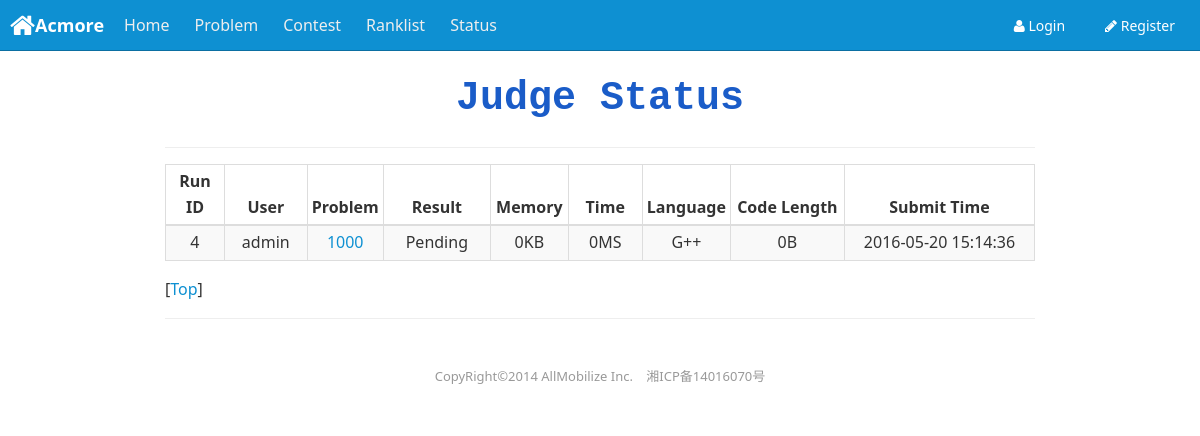
The app's page /Web/version_0/Acmore/status.php, older data.
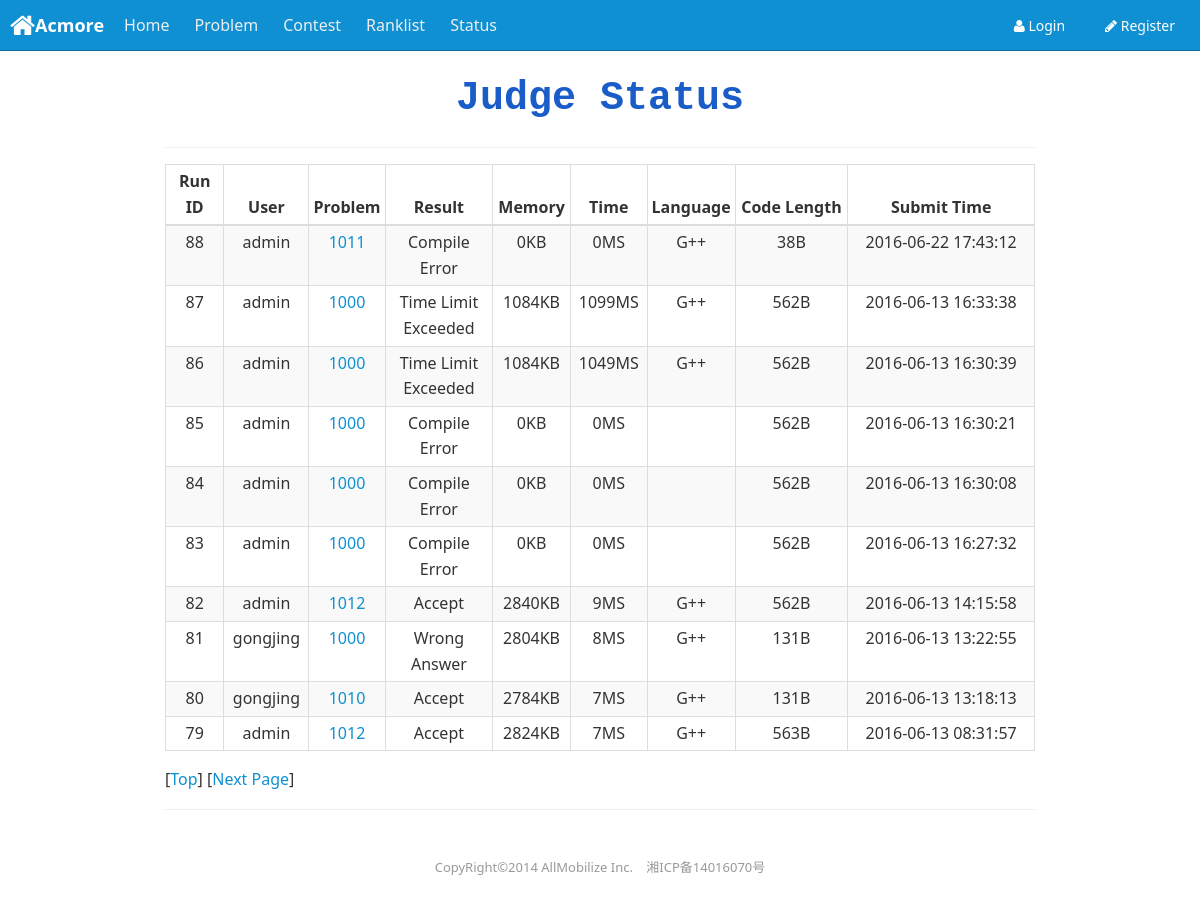
The same page, newer data.
### tables this page shows
CREATE TABLE `solution` (
  `solution_id` int(11) NOT NULL AUTO_INCREMENT,
  `problem_id` int(11) NOT NULL,
  `username` varchar(20) NOT NULL DEFAULT '0',
  `time` int(11) DEFAULT '0',
  `memory` int(11) DEFAULT '0',
  `in_date` datetime DEFAULT NULL,
  `result` int(11) DEFAULT '0',
  `language` int(11) DEFAULT NULL,
  `ip` varchar(20) DEFAULT NULL,
  `contest_id` int(11) DEFAULT NULL,
  `code_length` int(11) DEFAULT '0',
  PRIMARY KEY (`solution_id`)
);

### Web/version_0/Acmore/include/db_info.php (called while the page is built, shortened)
<?php @session_start();
function trans_to_php_fmt($str) {
	return stripslashes($str);
}
function solution_query($lower, $upper) {
	$sql = "";
	if(!$lower || !$upper || $lower > $upper) {
		$sql = "
			SELECT solution_id, username, problem_id, result, memory, time, language, code_length, in_date
			FROM solution
			ORDER BY solution_id DESC LIMIT 10";
	}
	else {
		$sql = "
			SELECT solution_id, username, problem_id, result, memory, time, language, code_length, in_date
			FROM solution
			WHERE $lower <= solution_id AND solution_id <= $upper
			ORDER BY solution_id DESC";
	}
	$solutions = array();
	$result = $GLOBALS["conn"]->query($sql);
	if ($result && $result->num_rows > 0) {
		while ($row = $result->fetch_assoc()) {
			$s = array();
			$s["solution_id"] 	= $row["solution_id"];
			$s["username"] 		= trans_to_php_fmt($row["username"]);
			$s["problem_id"] 	= $row["problem_id"];
			$s["result"] 		= $row["result"];
			$s["memory"] 		= $row["memory"];
			$s["time"] 			= $row["time"];
			$s["language"] 		= $row["language"];
			$s["code_length"] 	= $row["code_length"];
			$s["submit_time"] 	= $row["in_date"];
			array_push($solutions, $s);
		}
	}
	return $solutions;
}
?>

### Web/version_0/Acmore/status.php (the view, shortened to what this page needs)
<?php
require_once ("include/db_info.php");
function add_solution() {
	$str = "";
	$solutions = solution_query($GLOBALS["last"], $GLOBALS["first"]);
	foreach ($solutions as $s) {
		$s_id 		= $s["solution_id"];
		$username 	= $s["username"];
		$p_id 		= $s["problem_id"];
		$result		= $GLOBALS["id_result"][$s["result"]];
		$memory		= $s["memory"];
		$time		= $s["time"];
		$lang		= $GLOBALS["id_language"][$s["language"]];
		$code_length= $s["code_length"];
		$submit_time= $s["submit_time"];
		$str .= "<tr><td>$s_id</td><td>$username</td><td><a href=showproblem.php?pid=$p_id>$p_id</a></td>";
		$str .= "<td>$result</td><td>{$memory}KB</td><td>{$time}MS</td><td>$lang</td><td>{$code_length}B</td><td>$submit_time</td></tr>";
	}
	echo $str;
}
function has_next() {
	return $GLOBALS["last"] <= 1 || ($GLOBALS["first"] - $GLOBALS["page_cnt_solution"]) > 0;
}
function next_page() {
	return "status.php?first=". ($GLOBALS["last"] - 1);
}
?>
<html>
<head lang="en">
  <link rel="stylesheet" href="assets/css/amazeui.min.css"/>
</head>
<body><?php
require_once ('include/header.php');
?>
<div class="am-g">
<div class="am-u-md-9 am-u-lg-centered">
<div align="center">
	<span style="font-size:40;color:#1A5CC8;font-family:Courier New;font-weight:bold;">Judge Status</span>
</div>
<hr>
<table class="am-table am-table-bordered am-table-striped am-table-compact">
	<thead>
		<tr align="center">
			<th width="7%" >Run ID</th>
			<th width="10%">User</th>
			<th width="7%" >Problem</th>
			<th width="13%">Result</th>
			<th width="9%" >Memory</th>
			<th width="9%" >Time</th>
			<th width="7%" >Language</th>
			<th width="14%">Code Length</th>
			<th width="24%">Submit Time</th>
		</tr>
	</thead>
	<tbody>
	<?php add_solution();?>
	</tbody>
</table>
<p>	[<a href="status.php">Top</a>]
<?php
	if (has_next()) {echo "[<a href=\"" .next_page() ."\">Next Page</a>]";}
?>
</p>
<hr>
</div>
</div>
<?php
require_once ('include/footer.php');
?>
</body>
</html>

### Web/version_0/Acmore/include/header.php (shortened to what this page needs)
<header class="am-topbar am-topbar-inverse">
  <h1 class="am-topbar-brand">
    <a href="/Acmore"> <span class="am-icon-home am-icon-sm"></span>Acmore</a>
  </h1>
<div class="am-collapse am-topbar-collapse" id="doc-topbar-collapse">
    <ul class="am-nav am-nav-pills am-topbar-nav">
      <li ><a href="/Acmore/">Home</a></li>
      <li ><a href="/Acmore/problem.php?vol=0">Problem</a></li>
      <li ><a href="/Acmore/contest.php">Contest</a></li>
      <li ><a href="/Acmore/ranklist.php">Ranklist</a></li>
      <li ><a href="/Acmore/status.php">Status</a></li>
    </ul>
<?php
$cur_user = $_SESSION["current_user"];
$str = "";
if($cur_user == NULL) {
	$str .= "
    <div class=\"am-topbar-right\">
      <a href=\"/Acmore/regist.php\"><button class=\"am-btn am-btn-primary am-topbar-btn am-btn-sm\"><span class=\"am-icon-pencil\"></span> Register</button></a>
    </div>
    <div class=\"am-topbar-right\">
      <a href=\"/Acmore/login.php\"><button class=\"am-btn am-btn-primary am-topbar-btn am-btn-sm\"><span class=\"am-icon-user\"></span> Login</button></a>
    </div>
    ";
}
echo $str;
?>
  </div>
</header>

### Web/version_0/Acmore/include/footer.php (shortened to what this page needs)
<footer data-am-widget="footer" class="am-footer am-footer-default">
  <div class="am-footer-miscs ">
    <p>CopyRight©2014 AllMobilize Inc.</p>
    <p>湘ICP备14016070号</p>
  </div>
</footer>

### Web/version_0/Acmore/status.php (style rules this page uses)
td { text-align:center; vertical-align:middle; }
th { text-align:center; vertical-align:middle; }

Row changes from the older to the newer data that the page shows:
no longer on this page (row edited): solution: solution_id "4", username "admin", problem "1000", result "Pending", memory "0", time "0", language "G++", code_length "0", in_date "2016-05-20 15:14:36"
added solution: solution_id "88", username "admin", problem "1011", result "Compile Error", memory "0", time "0", language "G++", code_length "38", in_date "2016-06-22 17:43:12"
added solution: solution_id "87", username "admin", problem "1000", result "Time Limit Exceeded", memory "1084", time "1099", language "G++", code_length "562", in_date "2016-06-13 16:33:38"
added solution: solution_id "86", username "admin", problem "1000", result "Time Limit Exceeded", memory "1084", time "1049", language "G++", code_length "562", in_date "2016-06-13 16:30:39"
added solution: solution_id "85", username "admin", problem "1000", result "Compile Error", memory "0", time "0", code_length "562", in_date "2016-06-13 16:30:21"
added solution: solution_id "84", username "admin", problem "1000", result "Compile Error", memory "0", time "0", code_length "562", in_date "2016-06-13 16:30:08"
added solution: solution_id "83", username "admin", problem "1000", result "Compile Error", memory "0", time "0", code_length "562", in_date "2016-06-13 16:27:32"
added solution: solution_id "82", username "admin", problem "1012", result "Accept", memory "2840", time "9", language "G++", code_length "562", in_date "2016-06-13 14:15:58"
added solution: solution_id "81", username "gongjing", problem "1000", result "Wrong Answer", memory "2804", time "8", language "G++", code_length "131", in_date "2016-06-13 13:22:55"
added solution: solution_id "80", username "gongjing", problem "1010", result "Accept", memory "2784", time "7", language "G++", code_length "131", in_date "2016-06-13 13:18:13"
added solution: solution_id "79", username "admin", problem "1012", result "Accept", memory "2824", time "7", language "G++", code_length "563", in_date "2016-06-13 08:31:57"
Text that changed along with them:
text now shown: "[ Next Page ]"
